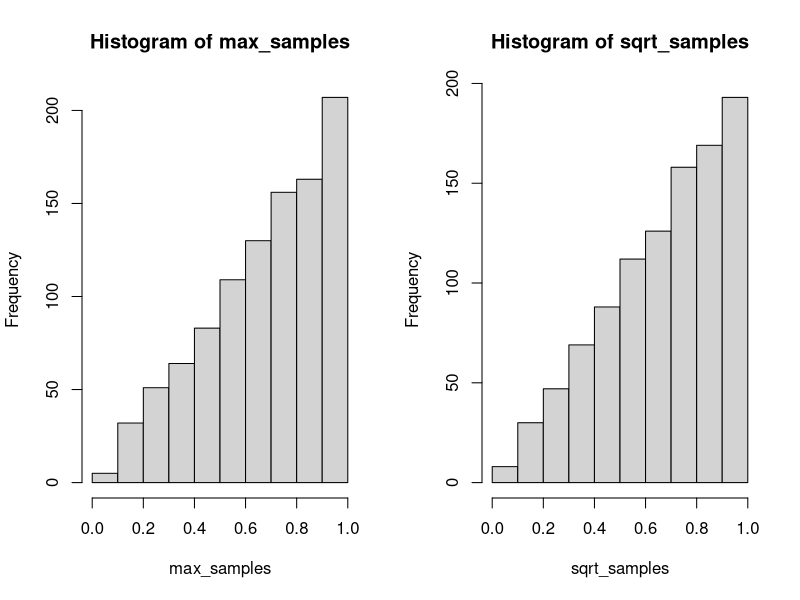
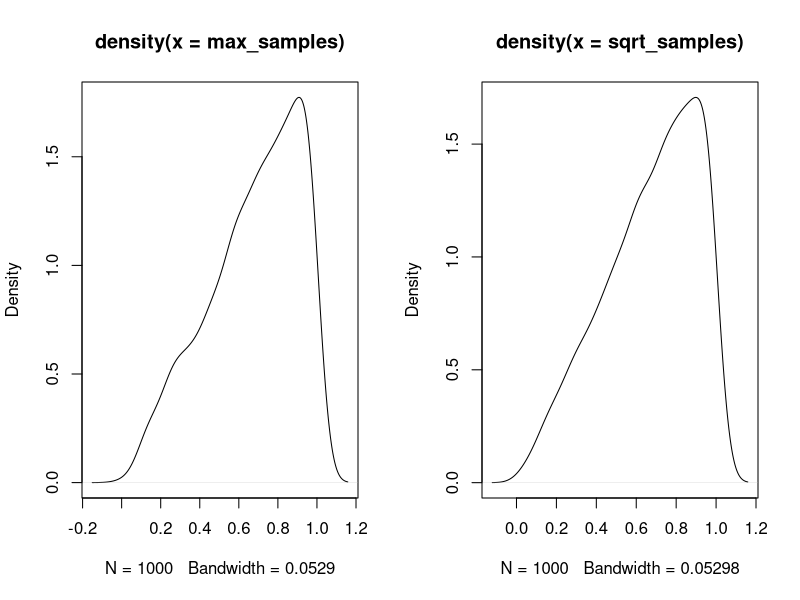

Reproduce these figures in R, in order.
n <- 1000
max_samples <- rep(NA, n)
for (i in 1:n) {
  max_samples[i] <- max(runif(2))
}
sqrt_samples <- sqrt(runif(n))
par(mfrow=c(1,2))
hist(max_samples)
hist(sqrt_samples)
ks.test(max_samples, sqrt_samples)
plot(density(max_samples))
plot(density(sqrt_samples))
